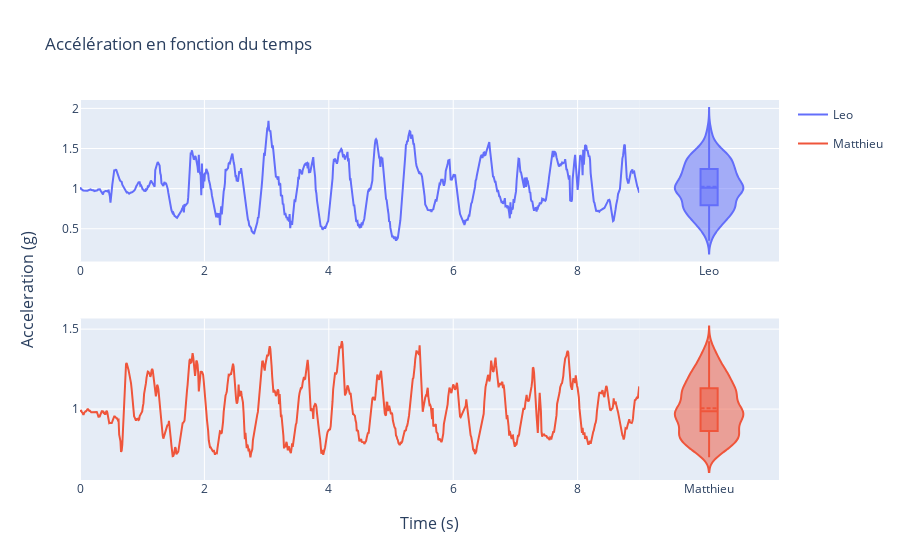

Here is the notebook cell this chart was saved with:
### Code cell
plots["Stacked"].show()

### Figure 1 — Plotly figure (JSON) as saved in the notebook; plotly's stock layout.template omitted (floating-point values rounded to 4 significant figures; data arrays with more than 128 entries replaced by an {"elided": "..."} marker saying what was removed)
{"data": [{"legendgroup": "Leo", "line": {"color": "#636EFA"}, "mode": "lines", "name": "Leo", "type": "scatter", "x": {"elided": "900 float values"}, "xaxis": "x", "y": {"elided": "900 float values"}, "yaxis": "y"}, {"box": {"visible": true}, "legendgroup": "Leo", "line": {"color": "#636EFA"}, "meanline": {"visible": true}, "name": "Leo", "showlegend": false, "type": "violin", "xaxis": "x2", "y": {"elided": "900 float values"}, "yaxis": "y2"}, {"legendgroup": "Matthieu", "line": {"color": "#EF553B"}, "mode": "lines", "name": "Matthieu", "type": "scatter", "x": {"elided": "900 float values"}, "xaxis": "x3", "y": {"elided": "900 float values"}, "yaxis": "y3"}, {"box": {"visible": true}, "legendgroup": "Matthieu", "line": {"color": "#EF553B"}, "meanline": {"visible": true}, "name": "Matthieu", "showlegend": false, "type": "violin", "xaxis": "x4", "y": {"elided": "900 float values"}, "yaxis": "y4"}], "layout": {"annotations": [{"font": {"size": 16}, "showarrow": false, "text": "Time (s)", "x": 0.5, "xanchor": "center", "xref": "paper", "y": 0, "yanchor": "top", "yref": "paper", "yshift": -30}, {"font": {"size": 16}, "showarrow": false, "text": "Acceleration (g)", "textangle": -90, "x": 0, "xanchor": "right", "xref": "paper", "xshift": -40, "y": 0.5, "yanchor": "middle", "yref": "paper"}], "hovermode": "x", "title": {"text": "Accélération en fonction du temps"}, "xaxis": {"anchor": "y", "domain": [0, 0.8]}, "xaxis2": {"anchor": "y2", "domain": [0.8, 1]}, "xaxis3": {"anchor": "y3", "domain": [0, 0.8]}, "xaxis4": {"anchor": "y4", "domain": [0.8, 1]}, "yaxis": {"anchor": "x", "domain": [0.575, 1]}, "yaxis2": {"anchor": "x2", "domain": [0.575, 1], "matches": "y", "showticklabels": false}, "yaxis3": {"anchor": "x3", "domain": [0, 0.425]}, "yaxis4": {"anchor": "x4", "domain": [0, 0.425], "matches": "y3", "showticklabels": false}}}
